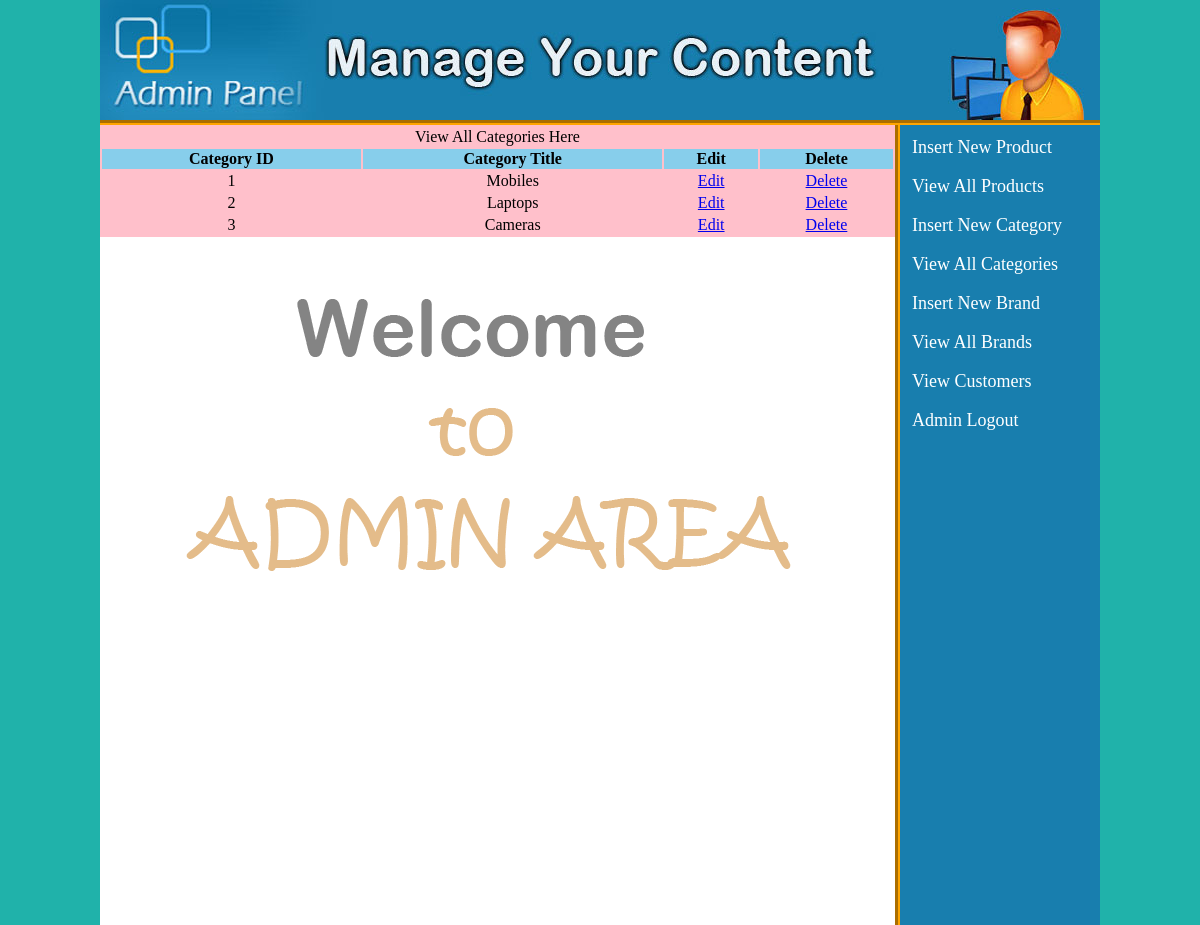
The app's page /admin_area/index.php?view_cats (signed in) with its own data.
### tables this page shows
CREATE TABLE `categories` (
  `cat_id` int(100) NOT NULL,
  `cat_title` text NOT NULL
);

### admin_area/view_cats.php (the view)
<table width="795" align="center" bgcolor="pink">
<tr align="center">
    <td colspan="6"><h2>View All Categories Here</h2></td>
</tr>
<tr align="center" bgcolor="skyblue">
    <th>Category ID</th>
    <th>Category Title</th>
    <th>Edit</th>
    <th>Delete</th>
</tr>
<?php
include("includes/db.php");
$get_cat = "select * from categories";
$run_cat = mysqli_query($con, $get_cat);
$i = 0;
while ($row_cat=mysqli_fetch_array($run_cat)){
    $cat_id = $row_cat['cat_id'];
    $cat_title = $row_cat['cat_title'];
    $i++;
?>
<tr align="center">
    <td><?php echo $i;?></td>
    <td><?php echo $cat_title;?></td>
    <td><a href="index.php?edit_cat=<?php echo $cat_id; ?>">Edit</a></td>
    <td><a href="delete_cat.php?delete_cat=<?php echo $cat_id;?>">Delete</a></td>
</tr>
<?php } ?>
</table>

### admin_area/styles/style.css (style rules this page uses)
html, body, div, span, applet, object, iframe, h1, h2, h3, h4, h5, h6, p, a, big, img, small, strong, b, u, i, center, ul, li, form { margin: 0; padding: 0; border: 0; font-size: 100%; font: inherit; vertical-align: baseline; }
body { background: lightseagreen; }

### records on screen
categories: cat_title "Mobiles"
categories: cat_title "Laptops"
categories: cat_title "Cameras"
